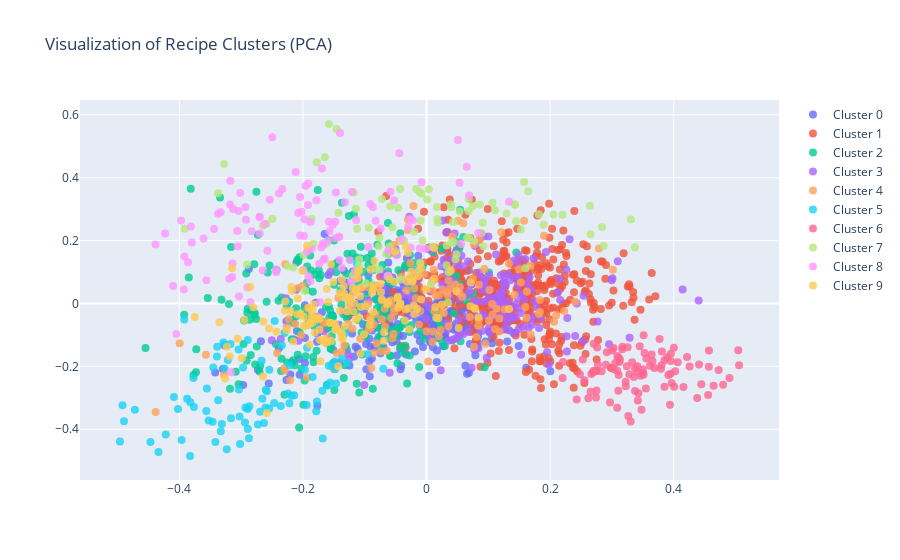

The code cell stored with this chart in its notebook:
### Code cell
pca = PCA(n_components=2)
plot_data = pca.fit_transform(reduced_data)

fig = go.Figure()

recipe_names = [recipe["name"] for recipe in recipes]

for i in range(optimal_clusters):
    cluster_data = plot_data[cluster_labels == i]
    fig.add_trace(
        go.Scatter(
            x=cluster_data[:, 0],
            y=cluster_data[:, 1],
            mode="markers",
            marker=dict(
                size=8,
                opacity=0.8,
            ),
            name=f"Cluster {i}",
            text=[
                recipe_names[j]
                for j in range(len(recipe_names))
                if cluster_labels[j] == i
            ],  # Display recipe names on hover
        )
    )

fig.update_layout(title_text="Visualization of Recipe Clusters (PCA)")
fig.show()

### Figure 1 — Plotly figure (JSON) as saved in the notebook; plotly's stock layout.template omitted (floating-point values rounded to 4 significant figures; data arrays with more than 128 entries replaced by an {"elided": "..."} marker saying what was removed)
{"data": [{"marker": {"opacity": 0.8, "size": 8}, "mode": "markers", "name": "Cluster 0", "text": {"elided": "308 str values"}, "type": "scatter", "x": {"elided": "308 float values"}, "y": {"elided": "308 float values"}}, {"marker": {"opacity": 0.8, "size": 8}, "mode": "markers", "name": "Cluster 1", "text": {"elided": "440 str values"}, "type": "scatter", "x": {"elided": "440 float values"}, "y": {"elided": "440 float values"}}, {"marker": {"opacity": 0.8, "size": 8}, "mode": "markers", "name": "Cluster 2", "text": {"elided": "250 str values"}, "type": "scatter", "x": {"elided": "250 float values"}, "y": {"elided": "250 float values"}}, {"marker": {"opacity": 0.8, "size": 8}, "mode": "markers", "name": "Cluster 3", "text": {"elided": "190 str values"}, "type": "scatter", "x": {"elided": "190 float values"}, "y": {"elided": "190 float values"}}, {"marker": {"opacity": 0.8, "size": 8}, "mode": "markers", "name": "Cluster 4", "text": {"elided": "140 str values"}, "type": "scatter", "x": {"elided": "140 float values"}, "y": {"elided": "140 float values"}}, {"marker": {"opacity": 0.8, "size": 8}, "mode": "markers", "name": "Cluster 5", "text": ["Chicken Adobo Recipe (boneless thigh)", "Kakaibang Filipino Chicken Adobo", "Not Your Ordinary Chicken Adobo", "Crispy Pata Dinakdakan", "Perfect Chicken Adobo on a Budget", "Pork Adobo Recipe", "Bopis Recipe", "Chili Garlic Oil Recipe", "Most Delicious Pork Adobo Recipe", "Crispy Bagnet Recipe", "Crispy Ulo and Lechon Sauce", "Pata Estofado Recipe", "Ketchup Fried Chicken", "How to Cook Dinuguan Using Sinigang Mix", "Nagmamantikang Pork Adobo", "Air Fryer Crispy Pata", "Chicken Paksiw", "Crispy Pork Belly Chips", "Pork Dinuguan Isaw at Tenga ng Baboy", "Lechon Paksiw", "Killer Chicken Adobo", "Coke Pork Adobo", "Sprite Pork Adobo Recipe", "Chicken and Liver Adobo", "Adobong Manok sa Buko", "Adobong Manok sa Gata", "Chicken Adobong Puti Recipe", "Crispy Dinakdakan", "Crispy Dinuguan", "Easy Chicken Adobo Recipe", "Pork Adobo with Tokwa and Tausi and Garlic Fried Rice Adobo", "Pork and Chicken Adobo Recipe", "Paksiw na Pata Recipe", "Lechon Kawali Recipe", "Pork Adobo in Pineapple Juice with Boiled Eggs", "Crispy Pork Belly Chicharon", "Easy Chicken Adobo", "Pata Hamonado", "Pork Dinuguan Recipe", "Chicken Adobo", "Super Crispy Pata with Yummy Sawsawan", "Adobong Baboy sa Gata (Pork Adobo in Coconut Milk)", "Lechon Belly Pork Adobo Recipe", "Crispy Pata", "Lechon Kawali", "Paksiw na Lechon Kawali", "Extremely Spicy Pork Adobo na Tuyo", "How To Cook Super Crispy Lechon Kawali", "Chicken Adobo sa Gata", "Sous Vide Chicken Adobo", "Pork Pata Humba Recipe", "Chicken Adobo with Egg", "Adobong Pusit sa Gata", "Pata Paksiw Recipe", "Dinaldalem Recipe", "Basic Pork Adobo Recipe", "Paksiw na Lechon Manok", "Crispy Tenga Recipe (Crispy Pig Ears)", "Crispy Bagbagis (Crispy Deep Fried Pork Intestine)", "Tulapho Recipe (Crispy Fried Pork)", "Lechon Carajay Recipe", "Excursion Chicken and Pork Adobo", "Adobong Baboy with Boiled Egg", "Adobong Pata (Ham Hock Adobo)", "Paksiw na Pata with Pineapple", "Bagnet Recipe", "Chicken Liver and Gizzard Adobo", "Crock Pot Pork Adobo", "Adobo Meatballs Recipe", "Adobong Hipon sa Gata", "Liempo Estofado Recipe", "Adobo Pork Chops", "Fish Adobo", "Adobong Bulalo", "Bok Choy Adobo", "Adobong Tahong Recipe (Mussels Adobo)", "Spicy Pork Adobo Recipe", "Adobong Dilaw Recipe (Yellow Adobo)", "Crispy Shrimp Adobo Recipe", "Pork Adobo with Boiled Eggs", "Pork Adobo with Potato Recipe", "Pork Adobo with Tofu Recipe", "Chicken Feet Adobo", "Adobong Isaw Recipe", "Adobong Kambing Recipe", "Pork Estofado Recipe", "Lechon Paksiw Recipe", "Humba Recipe"], "type": "scatter", "x": [-0.3922, -0.1128, -0.3388, -0.2969, -0.267, -0.4468, -0.3451, -0.1464, -0.4921, -0.148, -0.1368, -0.4339, -0.3037, -0.2545, -0.4022, -0.2603, -0.2343, -0.1775, -0.3874, -0.3418, -0.3289, -0.222, -0.4962, -0.2258, -0.3172, -0.1969, -0.133, -0.3215, -0.2184, -0.3269, -0.3026, -0.472, -0.2729, -0.2216, -0.3234, -0.2938, -0.3392, -0.3526, -0.3824, -0.3564, -0.1487, -0.3018, -0.2694, -0.07, -0.2467, -0.2243, -0.3765, -0.2658, -0.1562, -0.2893, -0.1941, -0.2299, -0.2359, -0.2893, -0.3246, -0.3964, -0.1286, -0.2608, -0.1684, -0.09566, -0.3042, -0.3555, -0.333, -0.2142, -0.3463, -0.1934, -0.2458, -0.2896, -0.2546, -0.1679, -0.2932, -0.3165, -0.1537, -0.3827, -0.2585, -0.2868, -0.422, -0.2632, -0.1583, -0.3373, -0.3772, -0.4897, -0.4088, -0.1785, -0.1844, -0.3313, -0.1606, -0.2875], "y": [-0.05089, 0.1264, -0.1373, -0.2038, -0.1825, -0.4405, -0.2039, -0.2543, -0.324, -0.209, -0.1754, -0.4725, -0.2737, -0.2105, -0.3357, -0.2743, -0.133, -0.3114, -0.303, -0.4401, -0.1238, -0.3176, -0.439, 0.005736, -0.1291, -0.2107, -0.09628, -0.18, -0.2932, -0.2065, -0.3596, -0.3383, -0.3852, -0.1963, -0.4634, -0.3782, -0.1688, -0.3721, -0.3142, -0.3416, -0.1844, -0.4466, -0.3446, -0.2078, -0.3164, -0.2861, -0.3291, -0.3027, -0.2511, -0.1158, -0.3232, -0.09369, -0.3264, -0.3995, -0.1328, -0.4339, -0.189, -0.3311, -0.2777, -0.1613, -0.1466, -0.2702, -0.4067, -0.2921, -0.3761, -0.1407, -0.05602, -0.3355, -0.3338, -0.4291, -0.331, -0.3652, -0.1975, -0.485, -0.2795, -0.3267, -0.4165, -0.3797, -0.1979, -0.3077, -0.2368, -0.3749, -0.2974, -0.3425, -0.2334, -0.3835, -0.2609, -0.4287]}, {"marker": {"opacity": 0.8, "size": 8}, "mode": "markers", "name": "Cluster 6", "text": ["Ginataang Mais at Malagkit (Sweet Corn and Glutinous Rice in Coconut Milk)", "Cassava Cake Recipe Creamy and Cheesy Version", "Bibingka Recipe", "Banana Bread Recipe", "Biko Recipe", "Ube Halaya with Cheese", "Leche Flan", "No Steam Easy Flan", "Biko with Latik", "Banana Fritter Recipe", "Mayo Brownies", "Suman sa Ibos Recipe", "Chocolate Crinkle Cookies", "Maja Blanca", "Puto Cake", "Bibingka Muffins", "Puto Bumbong Recipe", "Panlasang Pinoy Bibingkang Galapong", "Buttermilk Waffles", "Steamed Cassava Cake", "Oven Baked Leche Flan Recipe", "Moist Banana Bread with Raisins", "Chocolate Biko Recipe", "Mini Banana Cake with Walnuts for Kids", "Chewy Coconut Macaroons Recipe", "Leche Puto Recipe", "Cheese Puto Recipe", "Creamy Mais Maja Blanca", "Oat Bran Chocolate Chip Cookie", "Microwave Brownie in a Bowl", "Apple Cake Recipe", "Royal Bibingka", "Dark Chocolate Banana Bread", "Ginataang Monggo at Mais", "Simple Bibingkang Malagkit", "Oatmeal Chocolate Chip Cookies", "Buttered Puto", "Pumpkin Muffins", "Brownies Recipe", "Ube Biko Recipe", "How to Make Brownies", "Sweet Potato Casserole", "White Chocolate Chip Cookie", "Delicious Whole Wheat Pancakes", "Yummy Blueberry Pancake Recipe", "Kalamay hati Recipe", "Easy Banana Muffin", "Lemon Cupcake with Cream Cheese Frosting", "Buko Ice Candy", "Buttermilk Cornbread", "Pineapple Cake", "Buttermilk Pancakes", "Red Velvet Cupcake Recipe", "Ghostly Dark Chocolate Cupcake", "Chocolate Cupcake with Cream Cheese Frosting", "Sausage and Egg Waffle Sandwich", "Raisin Bran Muffin Recipe", "Fudge Brownies", "Banana Nut Muffin", "Bibingkang Malagkit Recipe", "Chocolate Chip Cookie Recipe", "Jelly Roll", "Blueberry Muffins Recipe", "Cornbread Recipe", "Angel Food Cake with Strawberries", "Pineapple Upside Down Cake", "Black Forest Cupcake Recipe", "How to Make Banana Cream Pie", "Ginataang Monggo Recipe", "Chocolate Graham Cupcake", "Sweet Potato Pie Recipe", "Sugar Cookie Recipe", "Brazo de Mercedes", "Ginataang Mais Recipe", "Cornbread Muffin Recipe", "Latik Recipe", "Oatmeal Cookies", "Egg Pie Recipe", "Pastillas de leche", "Polvoron Recipe", "Brownies with Walnuts", "Palitaw Recipe", "Ube Halaya", "Custard Cake Recipe", "Food for the Gods Recipe", "Vanilla Chiffon Cake", "Carrot Cake Recipe", "Chocolate Cupcake Recipe", "Espasol Recipe", "Champorado Recipe", "Ensaymada Recipe", "Cassava Cake", "Pandesal", "Crema de Fruta Recipe", "Coconut Macaroon Recipe"], "type": "scatter", "x": [0.342, 0.5046, 0.4159, 0.311, 0.3266, 0.4217, 0.4381, 0.3429, 0.3479, 0.3851, 0.311, 0.3085, 0.2695, 0.3105, 0.4728, 0.385, 0.2483, 0.3643, 0.4903, 0.4571, 0.4008, 0.2904, 0.2555, 0.3504, 0.441, 0.4448, 0.48, 0.3222, 0.3512, 0.3412, 0.2834, 0.4569, 0.2529, 0.2743, 0.2619, 0.2704, 0.4003, 0.2209, 0.3027, 0.297, 0.3955, 0.3119, 0.3657, 0.3896, 0.2917, 0.3375, 0.3914, 0.3809, 0.355, 0.3528, 0.4065, 0.5058, 0.3952, 0.3054, 0.3793, 0.3451, 0.3025, 0.3374, 0.2774, 0.3086, 0.3464, 0.2667, 0.3007, 0.3954, 0.3169, 0.3966, 0.3283, 0.3088, 0.243, 0.3616, 0.2706, 0.4257, 0.3224, 0.2655, 0.3256, 0.3688, 0.3171, 0.4025, 0.3303, 0.3328, 0.2762, 0.2202, 0.3559, 0.3356, 0.3404, 0.3241, 0.3803, 0.3501, 0.3941, 0.2751, 0.3773, 0.4646, 0.3513, 0.3131, 0.4558], "y": [-0.3083, -0.1484, -0.2654, -0.2272, -0.3582, -0.1699, -0.301, -0.2855, -0.3378, -0.2646, -0.1727, -0.2141, -0.2199, -0.2772, -0.2115, -0.1809, -0.2254, -0.1626, -0.2371, -0.1498, -0.265, -0.1945, -0.2441, -0.2202, -0.1942, -0.2566, -0.2583, -0.2486, -0.2265, -0.1999, -0.2154, -0.2013, -0.1779, -0.2993, -0.3015, -0.214, -0.1411, -0.1865, -0.1412, -0.3149, -0.1831, -0.1858, -0.1827, -0.1708, -0.1554, -0.2787, -0.2275, -0.1526, -0.27, -0.1578, -0.187, -0.1967, -0.2232, -0.1896, -0.2074, -0.1358, -0.208, -0.2063, -0.1947, -0.332, -0.2299, -0.2244, -0.1498, -0.1597, -0.1456, -0.2532, -0.2254, -0.1668, -0.3054, -0.1977, -0.128, -0.2001, -0.2629, -0.2809, -0.1394, -0.2049, -0.1374, -0.2152, -0.3755, -0.1871, -0.1397, -0.2367, -0.1749, -0.2337, -0.2163, -0.1992, -0.1961, -0.2092, -0.322, -0.2765, -0.1128, -0.2617, -0.1007, -0.1784, -0.291]}, {"marker": {"opacity": 0.8, "size": 8}, "mode": "markers", "name": "Cluster 7", "text": ["Crispy Fried Chicken", "Chicken Afritada sa Gata", "Kinamatisang Manok", "Pinoy Chicken Sopas", "Chicken Mechado", "Chicken Sandwich", "Chicken Sotanghon Tinola Recipe", "Arroz Caldo Recipe", "Sinarsahang Manok", "Chicken Afritada Recipe", "Chicken Igado Recipe", "Chicken Gravy", "Pineapple Chicken Afritada", "Garlic Bihon Recipe", "Chicken Sotanghon Soup with Malunggay at Sayote", "Chicken Caldereta Recipe", "Chicken Lollipop Recipe", "Creamy Garlic Parmesan Chicken with Mushrooms", "Chicken Asparagus Soup", "Chicken Mami Recipe", "Pinoy Fried Chicken", "7Up Fried Chicken", "Nilagang Manok Recipe", "Chicken Lumpia", "Crispy Fried Chicken", "Chicken Sotanghon Soup", "Creamy Chicken Sopas", "Chicken Pochero Recipe", "Chicken Tinola Recipe", "Rich and Creamy Chicken Sopas with Bacon", "Cheesy Chicken Afritada Recipe", "Buffalo Chicken Wings Recipe with Sauce", "Crispy Baked Chicken Wings", "Bopis na Manok", "Popcorn Chicken Recipe", "Chicken Meatball Noodle Soup", "Chicken Mami", "Tinolang Manok sa Upo", "Chicken Congee Recipe", "How To Cook Filipino Chicken Arroz Caldo", "Chicken Nilaga with Kalabasa", "Ginataang Manok Na May Luyang Dilaw", "How to Cook Sinampalukang Manok", "Super Tender Juicy Chicken Nuggets", "Ginisang Pechay with Ground Pork and Shrimp (Sauteed Bok Choy)", "Chicken Arroz Caldo Recipe", "Pesang Baboy at Manok Recipe", "Chicken Soup with Misua and Patola", "Chicken Lomi Recipe", "Simple Chicken Noodle Soup", "Tinola Chicken Mami", "Classic Tinolang Manok Recipe", "Chicken Afritada with Bell Pepper", "Lechon Manok Sauce Recipe", "Simple Chicken Afritada", "Pancit Molo Recipe", "Pinoy Chicken Noodle Soup", "Yellow Arroz Caldo Recipe", "Simple Recipe for Chicken Noodle Soup", "Pinoy Style Fried Chicken", "Bok Choy Guisado Recipe", "Chicken Guisantes Recipe", "Sauteed Bok Choy with Shrimp", "Patis Fried Chicken", "Filipino Chicken Macaroni Sopas", "Cream of Asparagus Soup", "Chicken and Miswa Soup Recipe", "Chicken and Rice Casserole Recipe", "Homemade Chicken Noodle Soup Recipe", "Rotisserie Chicken Arroz Caldo Recipe", "Eggplant and Ground Chicken Omelet", "Friday Chicken Noodle Soup", "Ginarep Recipe (Shrimp and Corn Soup)", "Kinamunggayang Manok Recipe", "Sayote Guisado with Chicken and Shrimp", "Chicken and Ham Sopas Recipe", "Sizzling Chicken Sisig", "Arroz Caldo with tokwa", "Pesang Manok (Chicken Soup in Ginger Broth)", "Corn Soup with Quail Eggs", "Chicken Giniling with Green Peas", "Asian Chicken Soup", "Easy Chicken Tinola Recipe", "Chicken Soup Recipe", "Turkey Noodle Soup Recipe", "Popcorn Chicken", "Chicken Barbecue Fried Rice", "Sinampalukang Manok Recipe", "Garlic Fried Chicken", "Buffalo Chicken Wings Recipe", "Pinatisang Manok", "Chicken Sopas Recipe", "Sotanghon Guisado Recipe", "Chicken Noodle Soup Recipe", "Tokneneng", "KFC Style Gravy Recipe", "Fried Chicken with White Gravy Recipe", "Chicken Tinola Recipe"], "type": "scatter", "x": [0.284, -0.1776, -0.186, -0.009546, -0.2588, 0.1646, 0.04844, -0.05524, -0.2647, -0.1988, -0.3912, 0.2053, -0.3373, -0.1179, 0.03263, -0.1647, 0.22, 0.3308, 0.01822, -0.01135, 0.04073, 0.1295, -0.09865, 0.03994, 0.1578, -0.1611, 0.06808, -0.1094, -0.1191, 0.1528, -0.1579, 0.06888, -0.04605, -0.2905, 0.1895, 0.001067, 0.1108, -0.06002, 0.04411, 0.03567, -0.06324, -0.07626, -0.01043, 0.2653, -0.2158, -0.006275, -0.1967, -0.1144, -0.007817, 0.003832, -0.01993, -0.09378, -0.3276, -0.03613, -0.1829, -0.1125, -0.07197, -0.01642, 0.0751, 0.09106, -0.2245, -0.1456, -0.03967, -0.07613, 0.143, 0.03908, -0.04278, 0.1601, 0.08625, 0.04694, 0.05352, 0.1068, 0.0322, -0.07751, 0.01749, 0.1819, -0.05871, 0.009188, -0.1088, 0.06556, -0.2493, 0.01691, -0.143, 0.0429, 0.08912, 0.1449, 0.007145, -0.06504, 0.2866, 0.09225, -0.01254, 0.143, -0.08294, 0.06832, 0.07721, 0.3372, 0.2645, -0.0416], "y": [0.2431, 0.4488, 0.2692, 0.2641, 0.2533, 0.3567, 0.1566, 0.2414, 0.2477, 0.1541, 0.2378, 0.2832, 0.3505, 0.3527, 0.1843, 0.4646, 0.282, 0.267, 0.2575, 0.3548, 0.194, 0.286, 0.06383, 0.3061, 0.3861, 0.1913, 0.2938, 0.1189, 0.08994, 0.2353, 0.5707, 0.2088, 0.3043, 0.1243, 0.2503, 0.3309, 0.2961, 0.1814, 0.1947, 0.09908, 0.0863, 0.1084, 0.1276, 0.2203, 0.1146, 0.2003, 0.03983, 0.3013, 0.3486, 0.363, 0.2279, 0.2405, 0.4433, 0.1975, 0.1898, 0.2373, 0.3323, 0.3639, 0.3101, 0.2567, 0.1185, 0.5552, 0.1985, 0.209, 0.3145, 0.3152, 0.3641, 0.1118, 0.3148, 0.1409, 0.2927, 0.3206, 0.1213, 0.1823, 0.2681, 0.2828, 0.3095, 0.1798, 0.1396, 0.209, 0.2697, 0.3072, 0.2889, 0.2589, 0.224, 0.2614, 0.06158, 0.1566, 0.1827, 0.1821, 0.1061, 0.3145, 0.1113, 0.3323, 0.1988, 0.1785, 0.3108, 0.07628]}, {"marker": {"opacity": 0.8, "size": 8}, "mode": "markers", "name": "Cluster 8", "text": ["Ham Fried Rice", "How to Cook Easy Pork Afritada", "Egg Fried Rice Recipe", "Cheesy Pork Caldereta", "Easy Chicken Ala King", "Fish in Coconut Milk with Pineapple", "Eggplant with Ground Pork in Oyster Sauce", "Pepper Pork Belly Recipe", "Crab and Corn Chopsuey", "Amazing Cabbage Recipe", "Luncheon Meat Caldereta", "The Only Filipino Spaghetti Recipe That I Trust for the Holidays", "Christmas Chicken Curry", "All Out Pancit Canton", "Pinoy Chicken Curry Recipe", "Filipino Style Escabeche", "Malapot na Pininyahang Manok", "Bagnet Pancit Canton", "Tapa and Egg Fried Rice", "Healthy Ginataang Gulay with Tofu and Shrimp", "Kalderetang Kambing", "Beef Mechado Recipe", "Pininyahang Baboy sa Gata", "Chopsuey with Chicken and Broccoli", "Pork Caldereta Recipe", "Chop Suey", "Mutya ng Cavite", "Filipino Beef Caldereta (Pulutan Style)", "Beef Stir Fry", "Pininyahang Manok", "Pininyahang Manok sa Gata", "Beef Asado", "Sweet and Sour Tilapia", "Seafood Curry", "Pork Menudo sa Gata", "Spareribs Kaldereta", "Beef and Baby Corn Stir Fry Recipe", "Easy Kung Pao Shrimp Recipe", "Beef Kaldereta sa Gata with Peanut Butter", "Pinoy Style Pork and Chicken Curry", "Creamy Chicken Pastel", "Sweet and Sour Pork Recipe", "Ginisang Togue Recipe", "Super Tasty Chop Suey", "Beef Kaldereta Recipe", "Squid Ball Chop Suey", "Kaldereta sa Gata", "Ginisang Repolyo with Chicken", "Filipino Style Chicken Curry Recipe", "Spicy Pork Kaldereta Recipe", "Chicken ala King Recipe", "Calderetang Baboy Recipe", "Filipino Shrimp Curry Recipe", "Mechadong Baka Recipe", "Healthy Chicken Menudo", "Home Fries Recipe", "Stuffed Beef and Pork Burger Patties", "Special Pork Kaldereta", "Pinoy Spaghetti Recipe", "Chopsuey Stir Fry", "Ginisang Reployo with Giniling", "Super Special Chopsuey", "Spicy Calderetang Kambing with Peanut Butter (Goat Meat Caldereta)", "Afritadang Baboy", "Sweet and Sour Red Snapper", "Sausage Peppers and Onion Skillet", "Pork Menudo with Ham Recipe", "Special Chicken Embutido Recipe (Filipino Chicken Meatloaf)", "How To Cook Beef Kaldereta", "Pork Mechado Recipe", "Chopsuey with Quail Eggs", "Slow Cook Pork Afritada", "Ground Beef Omelet", "Sausage, Liver, and Pork Stew", "Easy Sweet and Sour Sauce", "Pork Giniling Kaldereta Recipe", "Simple Lo Mein", "Shrimp Pancit Canton Recipe", "Slow Cook Pork Hock Stew", "Pork Chop Suey Recipe", "Sarciadong Itlog Recipe", "Quick and Easy Beef and Pepper Stir Fry", "Chicken Embutido", "Kalderetang Kambing (Goat Stew)", "Saffron Rice Recipe", "Beef Kebab Recipe", "Sweet and Sour Mahi-mahi", "Menudo with Raisins and Green Peas", "Linguine Pasta with Clams", "Easy Afritada", "Ginisang Repolyo", "Pepper Steak", "Pork Stir Fry with Scallions", "Scallop Chop Suey Recipe", "Vegetable Omelet Recipe", "Vegetable Fried Rice Recipe", "Easy Ham and Green Peas Saute", "Pineapple Pork Stir Fry", "Easy Sweet and Sour Ikea Meatbal", "Easy Grilled Vegetables", "Healthy Vegetable Soup", "Sweet and Sour Tofu", "Asian Chicken Stir Fry Recipe", "Pork Guisantes Recipe", "Round Steak in Criolla Sauce Recipe", "How to Make Lengua a la Vinagreta", "Adobo Steak Recipe", "Chicken Fajita Recipe", "Vegetable Stir-fry Pasta Recipe", "Sizzling Gambas Recipe", "Tortang Giniling Recipe", "Chicken Asado", "Chop Suey"], "type": "scatter", "x": [-0.1667, -0.4386, -0.191, -0.3064, 0.05082, -0.1372, -0.386, -0.3057, -0.1591, -0.3974, -0.08255, -0.1475, 0.05349, -0.2025, -0.02947, -0.1858, -0.2387, -0.2047, -0.1722, -0.06183, -0.168, -0.405, -0.1411, -0.2046, -0.3179, -0.2702, 0.08372, -0.2923, -0.3815, -0.1139, -0.132, -0.3167, -0.1704, -0.09418, -0.1991, -0.3438, -0.1881, -0.06179, -0.1413, -0.1569, -0.1209, -0.314, -0.2537, -0.14, -0.27, -0.09092, -0.3562, -0.2495, -0.1782, -0.3799, 0.1334, -0.3016, -0.0259, -0.4102, -0.2335, -0.1694, -0.1581, -0.2078, -0.1648, -0.0869, -0.3176, -0.1914, -0.1478, -0.4233, -0.1159, -0.008057, -0.3129, 0.06518, -0.1918, -0.3609, -0.1879, -0.3146, -0.1519, -0.1671, -0.1737, -0.2932, -0.1977, -0.2119, -0.3929, -0.3917, -0.1468, -0.3333, -0.0441, -0.03943, 0.05585, -0.2434, -0.1219, -0.2852, -0.001642, -0.3374, -0.2831, -0.3045, -0.29, -0.02219, 0.06883, -0.05254, -0.2574, -0.3193, -0.1242, -0.02593, -0.04808, -0.265, -0.262, -0.1984, -0.1419, -0.01085, -0.2434, -0.05847, -0.07405, -0.1937, -0.1958, -0.3036, -0.2702], "y": [0.1394, 0.1876, 0.0864, 0.2305, 0.5197, 0.1139, 0.1314, 0.1819, 0.2002, 0.2636, 0.2631, 0.2079, 0.3841, 0.2915, 0.2443, 0.174, 0.35, 0.2162, 0.004194, 0.1684, 0.1917, -0.09713, 0.1384, 0.3387, 0.3151, 0.2749, 0.2242, 0.2666, 0.2448, 0.265, 0.3218, -0.2186, 0.1776, 0.1797, 0.1061, 0.2369, 0.0706, 0.08824, 0.2115, 0.2304, 0.3552, 0.1274, 0.33, 0.542, 0.2226, 0.316, 0.07409, 0.5284, 0.3283, 0.1935, 0.3232, 0.3511, 0.1769, 0.05525, 0.3642, 0.429, 0.2599, 0.2874, 0.1433, 0.3071, 0.3903, 0.3814, 0.2606, 0.2225, 0.1026, 0.3856, 0.3008, 0.4348, 0.3128, 0.207, 0.2593, 0.08419, 0.2502, 0.1852, 0.1261, 0.307, 0.2677, 0.4181, 0.04457, 0.1493, 0.3527, 0.2903, 0.4775, 0.2041, 0.1892, 0.1077, 0.0683, 0.003798, 0.1737, 0.285, 0.23, 0.2941, 0.05049, 0.2645, 0.343, 0.3272, 0.1678, 0.07855, 0.1376, 0.2675, 0.153, 0.1045, 0.2528, 0.2144, 0.2122, 0.1748, 0.09934, 0.3554, 0.2381, 0.1643, 0.3732, 0.02335, 0.2749]}, {"marker": {"opacity": 0.8, "size": 8}, "mode": "markers", "name": "Cluster 9", "text": {"elided": "151 str values"}, "type": "scatter", "x": {"elided": "151 float values"}, "y": {"elided": "151 float values"}}], "layout": {"title": {"text": "Visualization of Recipe Clusters (PCA)"}}}
